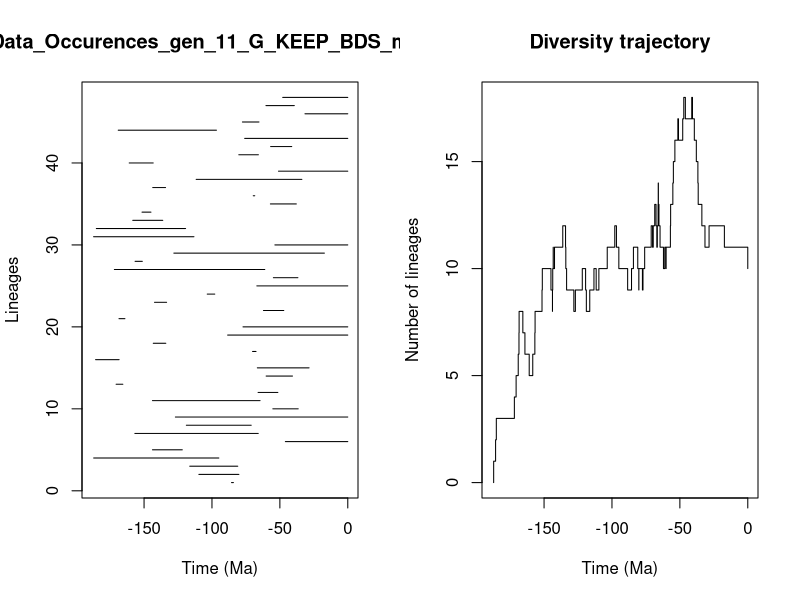

The R script that drew this image:


pdf(file='../Genus/pyrate_mcmc_logs/Data_Occurences_gen_11_G_KEEP_BDS_mcmc_LTT.pdf',width=0.6*20, height=0.6*10)
title = "Data_Occurences_gen_11_G_KEEP_BDS_mcmc"
ts=c(85.6024424105519, 109.64333123615265,116.35396591501127,187.10640260462444,143.8035128152299,45.95754030433755,156.77366201829312,118.86333044693282,126.93606581425304,55.17594220362681,143.82054565797876,66.04129126545132,170.57530385089396,60.114681759089216,66.59473167620729,185.69054092535802,70.11331604367764,143.22602480148106,88.45484768451442,77.15699724086306,168.46987856516137,62.08280803418824,142.30482433137445,103.4824165167204,66.96333817024602,54.784879494388,171.8626055386658,156.6086913865442,128.06815679373682,53.67695121046833,187.16694415794282,185.15027744863792,158.3238366695365,151.50790029392218,56.98381785005128,69.60046065828729,143.61570995357562,111.62408661012574,51.020614414799056,160.93478536204054,80.2336005172008,56.804875296931776,75.92126134770017,169.01900491465534,77.57670411894455,31.520924719742197,60.25411890864562,47.90498007967978)
te=c(84.20264532567236, 80.18400989859765,81.0081970369643,94.94193956459947,121.85442242358901,0.0,65.92793671399049,71.11229942370366,0.0,36.502388346572104,64.58858434368595,51.48680485226459,165.62376782071783,40.71751401467578,28.50558482382924,168.3707154694037,67.55350293044576,133.9830344540236,0.0,0.0,164.0914205888728,47.12426831607428,133.405195163234,97.93380885822043,0.0,36.73514566394272,61.10380412934087,151.28917944612266,17.224819180442434,0.0,113.26407077841829,119.41402695502235,136.22686573533707,144.9235088334688,37.885420155388516,68.50864538633063,134.1761447986242,33.81042541319627,0.0,143.2688453896609,65.8179566100656,41.262120265136296,0.0,96.70001329690025,65.39499449348634,0.0,39.36182943420304,0.0)
div_traj=c(0, 1,2,3,4,5,6,7,8,7,6,5,6,7,8,9,10,9,8,9,10,11,10,11,12,11,10,9,8,9,10,9,8,9,10,9,10,11,12,11,10,9,10,11,10,9,10,9,10,11,12,11,12,13,12,11,12,13,14,13,12,11,10,11,10,11,12,13,14,15,16,17,16,17,18,17,18,17,16,15,14,13,12,11,12,11,10)
time_events=c(187.16694415794282, 187.10640260462444,185.69054092535802,185.15027744863792,171.8626055386658,170.57530385089396,169.01900491465534,168.46987856516137,168.3707154694037,165.62376782071783,164.0914205888728,160.93478536204054,158.3238366695365,156.77366201829312,156.6086913865442,151.50790029392218,151.28917944612266,144.9235088334688,143.82054565797876,143.8035128152299,143.61570995357562,143.2688453896609,143.22602480148106,142.30482433137445,136.22686573533707,134.1761447986242,133.9830344540236,133.405195163234,128.06815679373682,126.93606581425304,121.85442242358901,119.41402695502235,118.86333044693282,116.35396591501127,113.26407077841829,111.62408661012574,109.64333123615265,103.4824165167204,97.93380885822043,96.70001329690025,94.94193956459947,88.45484768451442,85.6024424105519,84.20264532567236,81.0081970369643,80.2336005172008,80.18400989859765,77.57670411894455,77.15699724086306,75.92126134770017,71.11229942370366,70.11331604367764,69.60046065828729,68.50864538633063,67.55350293044576,66.96333817024602,66.59473167620729,66.04129126545132,65.92793671399049,65.8179566100656,65.39499449348634,64.58858434368595,62.08280803418824,61.10380412934087,60.25411890864562,60.114681759089216,56.98381785005128,56.804875296931776,55.17594220362681,54.784879494388,53.67695121046833,51.48680485226459,51.020614414799056,47.90498007967978,47.12426831607428,45.95754030433755,41.262120265136296,40.71751401467578,39.36182943420304,37.885420155388516,36.73514566394272,36.502388346572104,33.81042541319627,31.520924719742197,28.50558482382924,17.224819180442434,0.0)
                par(mfrow=c(1,2))
                L = length(ts)
                plot(ts, 1:L , xlim=c(-max(ts)-1,0), pch=20, type="n", main=title,xlab="Time (Ma)",ylab="Lineages")
                for (i in 1:L){segments(x0=-te[i],y0=i,x1=-ts[i],y1=i)}    
                t = -time_events
                plot(div_traj ~ t,type="s", main = "Diversity trajectory",xlab="Time (Ma)",ylab="Number of lineages",xlim=c(-max(ts)-1,0))
                abline(v=c(65,200,251,367,445),lty=2,col="gray")
                
